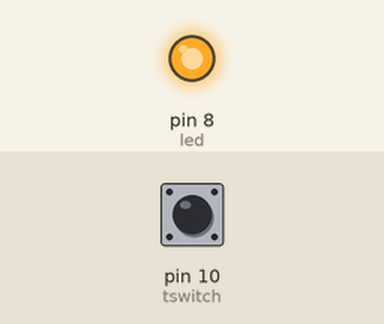
This sketch was run on a simulated Arduino Uno, built with avr-gcc and run on an emulated ATmega328P. Shown: output pins drawn as LEDs (lit = HIGH). The test bench sets the inputs (shaded band); at power-on: pin 10 (tswitch) LOW.

Above: at 1.2 s.
1.3 s: pin 10 (tswitch) pulled HIGH for 0.15 s
At 1.37 s:
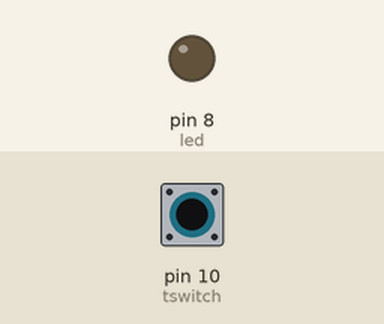
2.9 s: pin 10 (tswitch) pulled HIGH for 3.2 s
At 7.5 s:
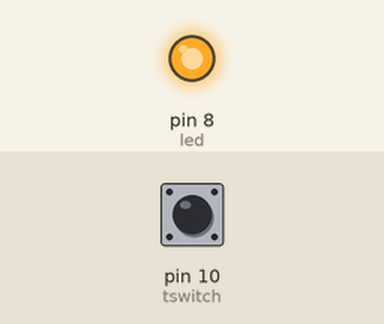
Timing chart, 0 to 9.0 s (numbered marks = the images above; inputs shaded):
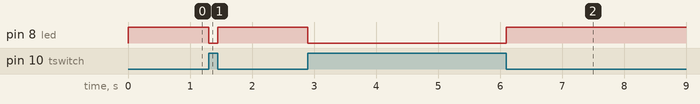

Measured:
- after the input at 1.3 s, pin 8 (led): HIGH → LOW at once, → HIGH 0.15 s later
- after the input at 2.9 s, pin 8 (led): HIGH → LOW at once, → HIGH 3.2 s later

The sketch:

Code.ino
```cpp
#define led 8
#define tswitch 10

void setup() {
  // put your setup code here, to run once:
  pinMode(led, OUTPUT);
  pinMode(tswitch, INPUT);

}

void loop() {
  // put your main code here, to run repeatedly:
  if (digitalRead(tswitch) == HIGH)
    digitalWrite(led, LOW);
   else
    digitalWrite(led, HIGH);
}
```
